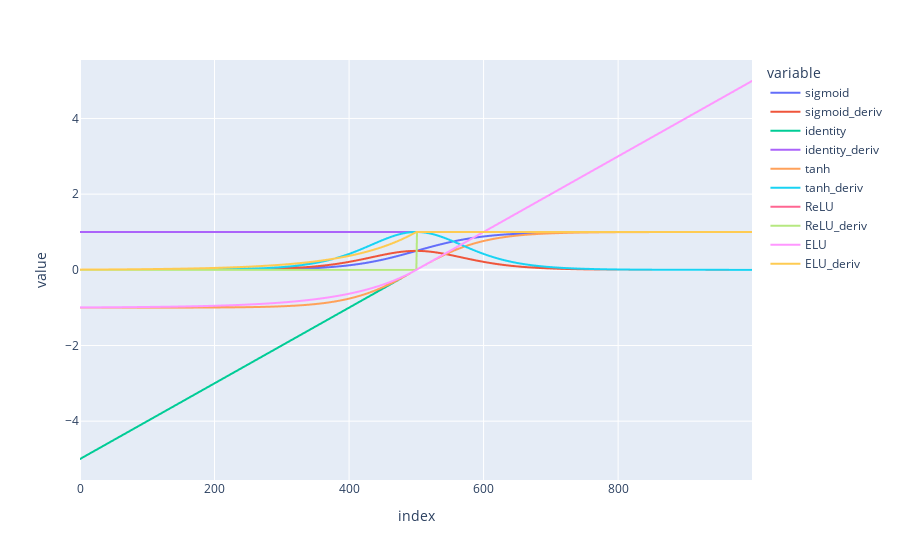

Write notebook code for a chart like this one.
### Code cell
import sys
sys.path.append('../src/')
from ActivationFunction import *
import PlotUtils
import pandas as pd
import numpy as np
pd.options.plotting.backend = "plotly"

generator = np.random.default_rng()


AF = {'sigmoid' : SigmoidFunction(),
      'identity' : IdentityFunction(),
      'tanh' : HyperbolicTangentFunction(1),
      'ReLU' : RectifiedLinearUnit(),
      'ELU' : ExponentialLinearUnit()}

data = {}
xs = np.arange(-5, 5, 0.01)
for fun in AF:
    
    data[fun] = AF[fun].compute(xs)
    data[fun + '_deriv'] = AF[fun].derivate(xs)

pd.DataFrame(data).plot()

### Figure 1 — Plotly figure (JSON) as saved in the notebook; plotly's stock layout.template omitted (floating-point values rounded to 4 significant figures; data arrays with more than 128 entries replaced by an {"elided": "..."} marker saying what was removed)
{"data": [{"hovertemplate": "variable=sigmoid<br>index=%{x}<br>value=%{y}<extra></extra>", "legendgroup": "sigmoid", "line": {"color": "#636efa", "dash": "solid"}, "marker": {"symbol": "circle"}, "mode": "lines", "name": "sigmoid", "showlegend": true, "type": "scattergl", "x": {"elided": "1000 int values"}, "xaxis": "x", "y": {"elided": "1000 float values"}, "yaxis": "y"}, {"hovertemplate": "variable=sigmoid_deriv<br>index=%{x}<br>value=%{y}<extra></extra>", "legendgroup": "sigmoid_deriv", "line": {"color": "#EF553B", "dash": "solid"}, "marker": {"symbol": "circle"}, "mode": "lines", "name": "sigmoid_deriv", "showlegend": true, "type": "scattergl", "x": {"elided": "1000 int values"}, "xaxis": "x", "y": {"elided": "1000 float values"}, "yaxis": "y"}, {"hovertemplate": "variable=identity<br>index=%{x}<br>value=%{y}<extra></extra>", "legendgroup": "identity", "line": {"color": "#00cc96", "dash": "solid"}, "marker": {"symbol": "circle"}, "mode": "lines", "name": "identity", "showlegend": true, "type": "scattergl", "x": {"elided": "1000 int values"}, "xaxis": "x", "y": {"elided": "1000 float values"}, "yaxis": "y"}, {"hovertemplate": "variable=identity_deriv<br>index=%{x}<br>value=%{y}<extra></extra>", "legendgroup": "identity_deriv", "line": {"color": "#ab63fa", "dash": "solid"}, "marker": {"symbol": "circle"}, "mode": "lines", "name": "identity_deriv", "showlegend": true, "type": "scattergl", "x": {"elided": "1000 int values"}, "xaxis": "x", "y": {"elided": "1000 int values"}, "yaxis": "y"}, {"hovertemplate": "variable=tanh<br>index=%{x}<br>value=%{y}<extra></extra>", "legendgroup": "tanh", "line": {"color": "#FFA15A", "dash": "solid"}, "marker": {"symbol": "circle"}, "mode": "lines", "name": "tanh", "showlegend": true, "type": "scattergl", "x": {"elided": "1000 int values"}, "xaxis": "x", "y": {"elided": "1000 float values"}, "yaxis": "y"}, {"hovertemplate": "variable=tanh_deriv<br>index=%{x}<br>value=%{y}<extra></extra>", "legendgroup": "tanh_deriv", "line": {"color": "#19d3f3", "dash": "solid"}, "marker": {"symbol": "circle"}, "mode": "lines", "name": "tanh_deriv", "showlegend": true, "type": "scattergl", "x": {"elided": "1000 int values"}, "xaxis": "x", "y": {"elided": "1000 float values"}, "yaxis": "y"}, {"hovertemplate": "variable=ReLU<br>index=%{x}<br>value=%{y}<extra></extra>", "legendgroup": "ReLU", "line": {"color": "#FF6692", "dash": "solid"}, "marker": {"symbol": "circle"}, "mode": "lines", "name": "ReLU", "showlegend": true, "type": "scattergl", "x": {"elided": "1000 int values"}, "xaxis": "x", "y": {"elided": "1000 float values"}, "yaxis": "y"}, {"hovertemplate": "variable=ReLU_deriv<br>index=%{x}<br>value=%{y}<extra></extra>", "legendgroup": "ReLU_deriv", "line": {"color": "#B6E880", "dash": "solid"}, "marker": {"symbol": "circle"}, "mode": "lines", "name": "ReLU_deriv", "showlegend": true, "type": "scattergl", "x": {"elided": "1000 int values"}, "xaxis": "x", "y": {"elided": "1000 int values"}, "yaxis": "y"}, {"hovertemplate": "variable=ELU<br>index=%{x}<br>value=%{y}<extra></extra>", "legendgroup": "ELU", "line": {"color": "#FF97FF", "dash": "solid"}, "marker": {"symbol": "circle"}, "mode": "lines", "name": "ELU", "showlegend": true, "type": "scattergl", "x": {"elided": "1000 int values"}, "xaxis": "x", "y": {"elided": "1000 float values"}, "yaxis": "y"}, {"hovertemplate": "variable=ELU_deriv<br>index=%{x}<br>value=%{y}<extra></extra>", "legendgroup": "ELU_deriv", "line": {"color": "#FECB52", "dash": "solid"}, "marker": {"symbol": "circle"}, "mode": "lines", "name": "ELU_deriv", "showlegend": true, "type": "scattergl", "x": {"elided": "1000 int values"}, "xaxis": "x", "y": {"elided": "1000 float values"}, "yaxis": "y"}], "layout": {"legend": {"title": {"text": "variable"}, "tracegroupgap": 0}, "margin": {"t": 60}, "xaxis": {"anchor": "y", "domain": [0, 1], "title": {"text": "index"}}, "yaxis": {"anchor": "x", "domain": [0, 1], "title": {"text": "value"}}}}
